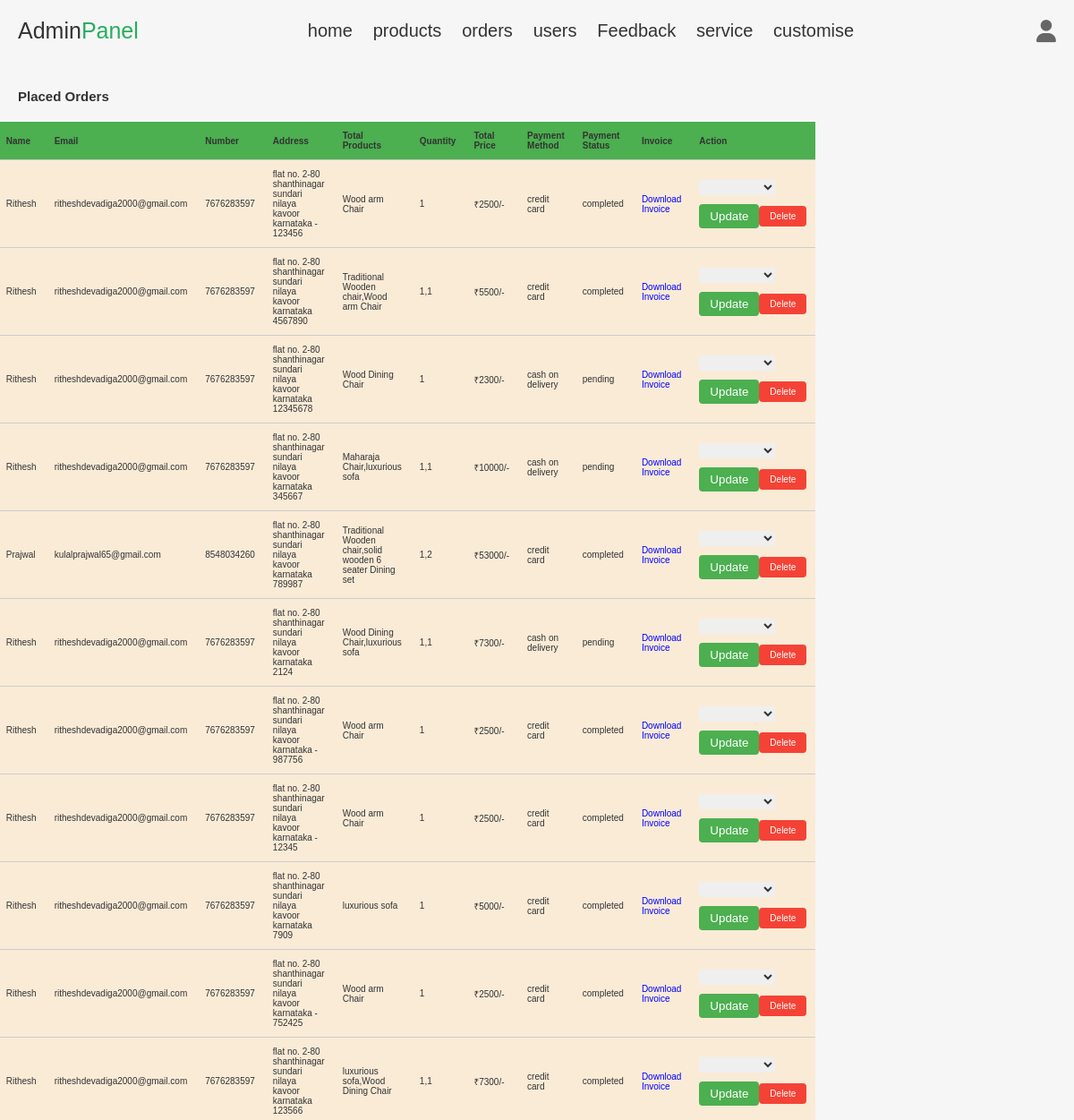
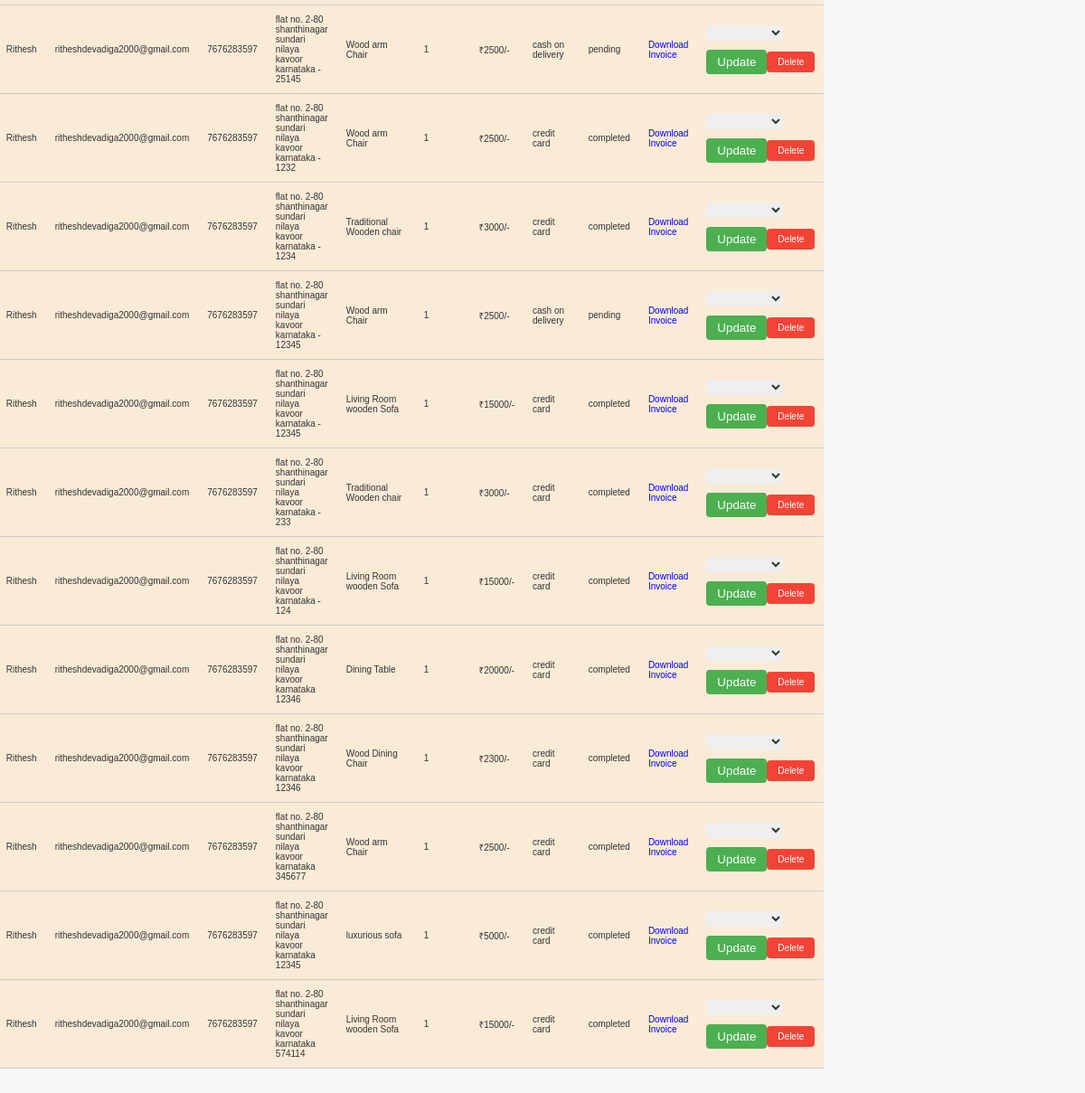
The page /admin_orders.php (signed in) on the database its author committed (2 pictures, top to bottom).
### tables this page shows
CREATE TABLE `orders` (
  `id` int(100) NOT NULL,
  `user_id` int(100) NOT NULL,
  `name` varchar(100) NOT NULL,
  `number` varchar(12) NOT NULL,
  `email` varchar(100) NOT NULL,
  `method` varchar(50) NOT NULL,
  `address` varchar(500) NOT NULL,
  `products_price` varchar(1000) NOT NULL,
  `quantity` varchar(1000) NOT NULL,
  `total_products` varchar(1000) NOT NULL,
  `total_price` int(100) NOT NULL,
  `placed_on` varchar(50) NOT NULL,
  `payment_status` varchar(20) NOT NULL DEFAULT 'pending',
  `status` varchar(50) NOT NULL DEFAULT 'notcancelled',
  `cname` varchar(200) NOT NULL,
  `cnumber` bigint(100) NOT NULL,
  `cmonth` varchar(100) NOT NULL,
  `cyear` varchar(200) NOT NULL,
  `cvv` int(3) NOT NULL
);

### admin_orders.php (the view, shortened to what this page needs)
<?php
@include 'config.php';
?>
<!DOCTYPE html>
<html lang="en">
<head>
   <link rel="stylesheet" href="https://cdnjs.cloudflare.com/ajax/libs/font-awesome/6.1.1/css/all.min.css">
   <link rel="stylesheet" href="css/admin_style.css">
</head>
<body>
   <?php include 'admin_header.php'; ?>
   <section class="placed-orders">
      <h1 class="title1">Placed Orders</h1>
      <div class="box-container1">
         <?php
            $select_orders = $conn->prepare("SELECT * FROM `orders`");
            $select_orders->execute();
            if ($select_orders->rowCount() > 0) {
         ?>
         <table >
            <thead>
               <tr>
                  <th>Name</th>
                  <th>Email</th>
                  <th>Number</th>
                  <th>Address</th>
                  <th>Total Products</th>
                  <th>Quantity</th>
                  <th>Total Price</th>
                  <th>Payment Method</th>
                  <th>Payment Status</th>
                  <th>Invoice</th>
                  <th>Action</th>
               </tr>
            </thead>
            <tbody>
               <?php
                  while ($fetch_orders = $select_orders->fetch(PDO::FETCH_ASSOC)) {
               ?>
               <tr>
                  <td><?= $fetch_orders['name']; ?></td>
                  <td><?= $fetch_orders['email']; ?></td>
                  <td><?= $fetch_orders['number']; ?></td>
                  <td><?= $fetch_orders['address']; ?></td>
                  <td><?= $fetch_orders['total_products']; ?></td>
                  <td><?= $fetch_orders['quantity']; ?></td>
                  <td>₹<?= $fetch_orders['total_price']; ?>/-</td>
                  <td><?= $fetch_orders['method']; ?></td>
                  <td><?= $fetch_orders['payment_status']; ?></td>
                  <td><a href="admininv.php?order_id=<?= $fetch_orders['id']; ?>"class="invoice-btn">Download Invoice</a></td>
                   <td>
                     <form action="" method="POST">
                        <select name="update_payment" class="drop-down">
                           <option value="<?=$fetch_orders['payment_status']; ?>"></option>
                           <option value="pending">Pending</option>
                        </select>
                        <div class="flex-btn1">
                           <input type="submit" name="update_order" class="option-btn1" value="Update">
                           <a href="admin_orders.php?delete=<?= $fetch_orders['id']; ?>" class="delete-btn1" onclick="return confirm('Delete this order?');">Delete</a>
                        </div>
                     </form>
                  </td>
               </tr>
               <?php
                  }
               ?>
            </tbody>
         </table>
         <?php
            } else {
               echo '<p class="empty">No orders placed yet!</p>';
            }
         ?>
      </div>
   </section>
</body>
</html>

### css/admin_style.css (style rules this page uses)
.placed-orders .box-container1 { width:0vw; display: grid; grid-template-columns: repeat(auto-fit, 33rem); gap:1.5rem; align-items: flex-start; justify-content:center; }

### css/components.css (style rules this page uses)
:root { --green:#27ae60; --orange:#f39c12; --red:#e74c3c; --black:#333; --light-color:#666; --white:#fff; --light-bg:#f6f6f6; --border:.2rem solid var(--black); --box-shadow:0 .5rem 1rem rgba(0,0,0,.1); }
* { font-family: 'Rubik', sans-serif; margin:0; padding:0; box-sizing: border-box; outline: none; border:none; text-decoration: none; color:var(--black); }
body { background-color: var(--light-bg); }
html { font-size: 62.5%; overflow-x: hidden; scroll-behavior: smooth; scroll-padding-top: 6.5rem; }
section { padding:3rem 2rem; max-width: 1200px; margin:0 auto; }

### admin_orders.php (style rules this page uses)
table { width: 100vw; border-collapse: collapse; margin-top: 20px; width: 100%; max-width: 1200px; }
table th, table td { padding: 10px; text-align: left; border-bottom: 1px solid #ccc; background-color:antiquewhite; }
table th { background-color:#4caf50; font-weight: bold; }
.flex-btn1 { display: flex; justify-content: space-between; align-items: center; margin-top: 10px; }
.option-btn1, .delete-btn1 { padding: 6px 12px; border-radius: 4px; cursor: pointer; }
.option-btn1 { background-color: #4caf50; color: #fff; border: none; }
.delete-btn1 { background-color: #f44336; color: #fff; border: none; }
.invoice-btn { color:blue; }

### rows shown on the page
orders: name "Rithesh", email "ritheshdevadiga2000@gmail.com", number "7676283597", address "flat no. 2-80 shanthinagar sundari nilaya kavoor karnataka - 123456", total_products "Wood arm Chair", quantity "1", total_price "2500", method "credit card", payment_status "completed"
orders: name "Rithesh", email "ritheshdevadiga2000@gmail.com", number "7676283597", address "flat no. 2-80 shanthinagar sundari nilaya kavoor karnataka 4567890", total_products "Traditional Wooden chair,Wood arm Chair", quantity "1,1", total_price "5500", method "credit card", payment_status "completed"
orders: name "Rithesh", email "ritheshdevadiga2000@gmail.com", number "7676283597", address "flat no. 2-80 shanthinagar sundari nilaya kavoor karnataka 12345678", total_products "Wood Dining Chair", quantity "1", total_price "2300", method "cash on delivery", payment_status "pending"
orders: name "Rithesh", email "ritheshdevadiga2000@gmail.com", number "7676283597", address "flat no. 2-80 shanthinagar sundari nilaya kavoor karnataka 345667", total_products "Maharaja Chair,luxurious sofa", quantity "1,1", total_price "10000", method "cash on delivery", payment_status "pending"
orders: name "Prajwal", email "kulalprajwal65@gmail.com", number "8548034260", address "flat no. 2-80 shanthinagar sundari nilaya kavoor karnataka 789987", total_products "Traditional Wooden chair,solid wooden 6 seater Dining set", quantity "1,2", total_price "53000", method "credit card", payment_status "completed"
orders: name "Rithesh", email "ritheshdevadiga2000@gmail.com", number "7676283597", address "flat no. 2-80 shanthinagar sundari nilaya kavoor karnataka 2124", total_products "Wood Dining Chair,luxurious sofa", quantity "1,1", total_price "7300", method "cash on delivery", payment_status "pending"
orders: name "Rithesh", email "ritheshdevadiga2000@gmail.com", number "7676283597", address "flat no. 2-80 shanthinagar sundari nilaya kavoor karnataka - 987756", total_products "Wood arm Chair", quantity "1", total_price "2500", method "credit card", payment_status "completed"
orders: name "Rithesh", email "ritheshdevadiga2000@gmail.com", number "7676283597", address "flat no. 2-80 shanthinagar sundari nilaya kavoor karnataka - 12345", total_products "Wood arm Chair", quantity "1", total_price "2500", method "credit card", payment_status "completed"
orders: name "Rithesh", email "ritheshdevadiga2000@gmail.com", number "7676283597", address "flat no. 2-80 shanthinagar sundari nilaya kavoor karnataka 7909", total_products "luxurious sofa", quantity "1", total_price "5000", method "credit card", payment_status "completed"
orders: name "Rithesh", email "ritheshdevadiga2000@gmail.com", number "7676283597", address "flat no. 2-80 shanthinagar sundari nilaya kavoor karnataka - 752425", total_products "Wood arm Chair", quantity "1", total_price "2500", method "credit card", payment_status "completed"
orders: name "Rithesh", email "ritheshdevadiga2000@gmail.com", number "7676283597", address "flat no. 2-80 shanthinagar sundari nilaya kavoor karnataka 123566", total_products "luxurious sofa,Wood Dining Chair", quantity "1,1", total_price "7300", method "credit card", payment_status "completed"
orders: name "Rithesh", email "ritheshdevadiga2000@gmail.com", number "7676283597", address "flat no. 2-80 shanthinagar sundari nilaya kavoor karnataka - 25145", total_products "Wood arm Chair", quantity "1", total_price "2500", method "cash on delivery", payment_status "pending"
orders: name "Rithesh", email "ritheshdevadiga2000@gmail.com", number "7676283597", address "flat no. 2-80 shanthinagar sundari nilaya kavoor karnataka - 1232", total_products "Wood arm Chair", quantity "1", total_price "2500", method "credit card", payment_status "completed"
orders: name "Rithesh", email "ritheshdevadiga2000@gmail.com", number "7676283597", address "flat no. 2-80 shanthinagar sundari nilaya kavoor karnataka - 1234", total_products "Traditional Wooden chair", quantity "1", total_price "3000", method "credit card", payment_status "completed"
orders: name "Rithesh", email "ritheshdevadiga2000@gmail.com", number "7676283597", address "flat no. 2-80 shanthinagar sundari nilaya kavoor karnataka - 12345", total_products "Wood arm Chair", quantity "1", total_price "2500", method "cash on delivery", payment_status "pending"
orders: name "Rithesh", email "ritheshdevadiga2000@gmail.com", number "7676283597", address "flat no. 2-80 shanthinagar sundari nilaya kavoor karnataka - 12345", total_products "Living Room wooden Sofa", quantity "1", total_price "15000", method "credit card", payment_status "completed"
orders: name "Rithesh", email "ritheshdevadiga2000@gmail.com", number "7676283597", address "flat no. 2-80 shanthinagar sundari nilaya kavoor karnataka - 233", total_products "Traditional Wooden chair", quantity "1", total_price "3000", method "credit card", payment_status "completed"
orders: name "Rithesh", email "ritheshdevadiga2000@gmail.com", number "7676283597", address "flat no. 2-80 shanthinagar sundari nilaya kavoor karnataka - 124", total_products "Living Room wooden Sofa", quantity "1", total_price "15000", method "credit card", payment_status "completed"
orders: name "Rithesh", email "ritheshdevadiga2000@gmail.com", number "7676283597", address "flat no. 2-80 shanthinagar sundari nilaya kavoor karnataka 12346", total_products "Dining Table", quantity "1", total_price "20000", method "credit card", payment_status "completed"
orders: name "Rithesh", email "ritheshdevadiga2000@gmail.com", number "7676283597", address "flat no. 2-80 shanthinagar sundari nilaya kavoor karnataka 12346", total_products "Wood Dining Chair", quantity "1", total_price "2300", method "credit card", payment_status "completed"
orders: name "Rithesh", email "ritheshdevadiga2000@gmail.com", number "7676283597", address "flat no. 2-80 shanthinagar sundari nilaya kavoor karnataka 345677", total_products "Wood arm Chair", quantity "1", total_price "2500", method "credit card", payment_status "completed"
orders: name "Rithesh", email "ritheshdevadiga2000@gmail.com", number "7676283597", address "flat no. 2-80 shanthinagar sundari nilaya kavoor karnataka 12345", total_products "luxurious sofa", quantity "1", total_price "5000", method "credit card", payment_status "completed"
orders: name "Rithesh", email "ritheshdevadiga2000@gmail.com", number "7676283597", address "flat no. 2-80 shanthinagar sundari nilaya kavoor karnataka 574114", total_products "Living Room wooden Sofa", quantity "1", total_price "15000", method "credit card", payment_status "completed"
